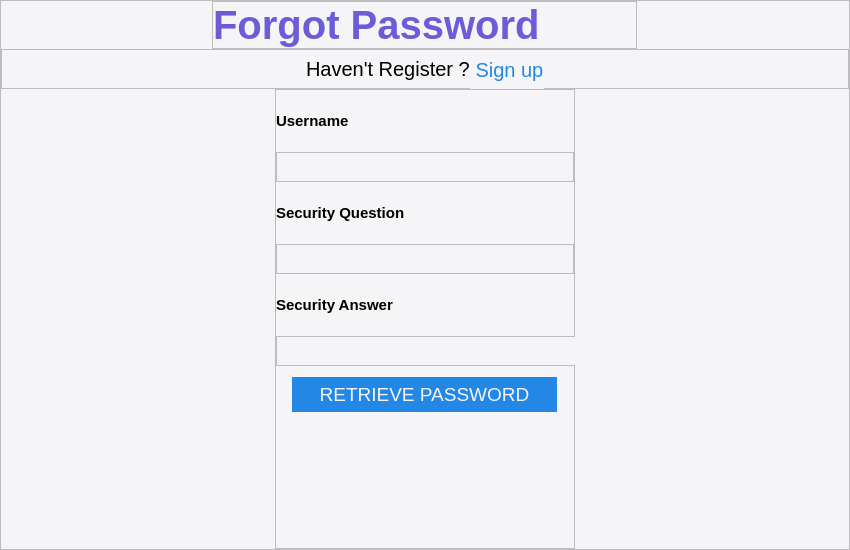
<?xml version="1.0" encoding="UTF-8"?>
<ui version="4.0">
 <class>Form</class>
 <widget class="QWidget" name="Form">
  <property name="geometry">
   <rect>
    <x>0</x>
    <y>0</y>
    <width>850</width>
    <height>550</height>
   </rect>
  </property>
  <property name="maximumSize">
   <size>
    <width>850</width>
    <height>550</height>
   </size>
  </property>
  <property name="windowTitle">
   <string>Form</string>
  </property>
  <layout class="QHBoxLayout" name="horizontalLayout">
   <property name="spacing">
    <number>0</number>
   </property>
   <property name="leftMargin">
    <number>0</number>
   </property>
   <property name="topMargin">
    <number>0</number>
   </property>
   <property name="rightMargin">
    <number>0</number>
   </property>
   <property name="bottomMargin">
    <number>0</number>
   </property>
   <item>
    <widget class="QFrame" name="background">
     <property name="sizePolicy">
      <sizepolicy hsizetype="Fixed" vsizetype="Fixed">
       <horstretch>0</horstretch>
       <verstretch>0</verstretch>
      </sizepolicy>
     </property>
     <property name="maximumSize">
      <size>
       <width>850</width>
       <height>550</height>
      </size>
     </property>
     <property name="styleSheet">
      <string notr="true">
	background-color: rgba(245,245,247,255);</string>
     </property>
     <property name="frameShape">
      <enum>QFrame::StyledPanel</enum>
     </property>
     <property name="frameShadow">
      <enum>QFrame::Raised</enum>
     </property>
     <layout class="QVBoxLayout" name="verticalLayout">
      <property name="spacing">
       <number>0</number>
      </property>
      <property name="leftMargin">
       <number>0</number>
      </property>
      <property name="topMargin">
       <number>0</number>
      </property>
      <property name="rightMargin">
       <number>0</number>
      </property>
      <property name="bottomMargin">
       <number>0</number>
      </property>
      <item alignment="Qt::AlignHCenter">
       <widget class="QFrame" name="frame">
        <property name="minimumSize">
         <size>
          <width>425</width>
          <height>0</height>
         </size>
        </property>
        <property name="maximumSize">
         <size>
          <width>425</width>
          <height>75</height>
         </size>
        </property>
        <property name="frameShape">
         <enum>QFrame::StyledPanel</enum>
        </property>
        <property name="frameShadow">
         <enum>QFrame::Raised</enum>
        </property>
        <layout class="QHBoxLayout" name="horizontalLayout_2">
         <property name="spacing">
          <number>0</number>
         </property>
         <property name="leftMargin">
          <number>0</number>
         </property>
         <property name="topMargin">
          <number>0</number>
         </property>
         <property name="rightMargin">
          <number>0</number>
         </property>
         <property name="bottomMargin">
          <number>0</number>
         </property>
         <item>
          <widget class="QLabel" name="label">
           <property name="minimumSize">
            <size>
             <width>0</width>
             <height>0</height>
            </size>
           </property>
           <property name="maximumSize">
            <size>
             <width>16777215</width>
             <height>16777215</height>
            </size>
           </property>
           <property name="font">
            <font>
             <pointsize>30</pointsize>
             <weight>75</weight>
             <bold>true</bold>
            </font>
           </property>
           <property name="styleSheet">
            <string notr="true">color :rgb(108,92,216);</string>
           </property>
           <property name="text">
            <string>Forgot Password</string>
           </property>
          </widget>
         </item>
        </layout>
       </widget>
      </item>
      <item>
       <widget class="QFrame" name="frame_2">
        <property name="maximumSize">
         <size>
          <width>16777215</width>
          <height>40</height>
         </size>
        </property>
        <property name="frameShape">
         <enum>QFrame::StyledPanel</enum>
        </property>
        <property name="frameShadow">
         <enum>QFrame::Raised</enum>
        </property>
        <layout class="QHBoxLayout" name="horizontalLayout_3">
         <property name="spacing">
          <number>0</number>
         </property>
         <property name="leftMargin">
          <number>0</number>
         </property>
         <property name="topMargin">
          <number>0</number>
         </property>
         <property name="rightMargin">
          <number>0</number>
         </property>
         <property name="bottomMargin">
          <number>0</number>
         </property>
         <item>
          <spacer name="horizontalSpacer">
           <property name="orientation">
            <enum>Qt::Horizontal</enum>
           </property>
           <property name="sizeHint" stdset="0">
            <size>
             <width>40</width>
             <height>20</height>
            </size>
           </property>
          </spacer>
         </item>
         <item>
          <widget class="QLabel" name="label_2">
           <property name="maximumSize">
            <size>
             <width>16777215</width>
             <height>40</height>
            </size>
           </property>
           <property name="font">
            <font>
             <pointsize>15</pointsize>
            </font>
           </property>
           <property name="text">
            <string>Haven't Register ?</string>
           </property>
          </widget>
         </item>
         <item>
          <widget class="QLabel" name="label_5">
           <property name="minimumSize">
            <size>
             <width>0</width>
             <height>40</height>
            </size>
           </property>
           <property name="maximumSize">
            <size>
             <width>16777215</width>
             <height>40</height>
            </size>
           </property>
           <property name="font">
            <font>
             <pointsize>15</pointsize>
            </font>
           </property>
           <property name="styleSheet">
            <string notr="true">color :rgb(34, 135, 229);
</string>
           </property>
           <property name="text">
            <string> Sign up</string>
           </property>
          </widget>
         </item>
         <item>
          <spacer name="horizontalSpacer_2">
           <property name="orientation">
            <enum>Qt::Horizontal</enum>
           </property>
           <property name="sizeHint" stdset="0">
            <size>
             <width>40</width>
             <height>20</height>
            </size>
           </property>
          </spacer>
         </item>
        </layout>
       </widget>
      </item>
      <item alignment="Qt::AlignHCenter">
       <widget class="QFrame" name="frame_3">
        <property name="minimumSize">
         <size>
          <width>300</width>
          <height>0</height>
         </size>
        </property>
        <property name="maximumSize">
         <size>
          <width>300</width>
          <height>16777215</height>
         </size>
        </property>
        <property name="frameShape">
         <enum>QFrame::StyledPanel</enum>
        </property>
        <property name="frameShadow">
         <enum>QFrame::Raised</enum>
        </property>
        <layout class="QVBoxLayout" name="verticalLayout_2">
         <property name="spacing">
          <number>0</number>
         </property>
         <property name="leftMargin">
          <number>0</number>
         </property>
         <property name="topMargin">
          <number>0</number>
         </property>
         <property name="rightMargin">
          <number>0</number>
         </property>
         <property name="bottomMargin">
          <number>120</number>
         </property>
         <item>
          <widget class="QLabel" name="label_3">
           <property name="minimumSize">
            <size>
             <width>0</width>
             <height>40</height>
            </size>
           </property>
           <property name="maximumSize">
            <size>
             <width>16777215</width>
             <height>40</height>
            </size>
           </property>
           <property name="font">
            <font>
             <pointsize>11</pointsize>
             <weight>75</weight>
             <bold>true</bold>
            </font>
           </property>
           <property name="text">
            <string>Username</string>
           </property>
          </widget>
         </item>
         <item>
          <widget class="QTextEdit" name="textEdit">
           <property name="minimumSize">
            <size>
             <width>0</width>
             <height>30</height>
            </size>
           </property>
           <property name="maximumSize">
            <size>
             <width>16777215</width>
             <height>30</height>
            </size>
           </property>
           <property name="font">
            <font>
             <pointsize>10</pointsize>
            </font>
           </property>
          </widget>
         </item>
         <item>
          <widget class="QLabel" name="label_4">
           <property name="minimumSize">
            <size>
             <width>0</width>
             <height>40</height>
            </size>
           </property>
           <property name="maximumSize">
            <size>
             <width>16777215</width>
             <height>40</height>
            </size>
           </property>
           <property name="font">
            <font>
             <pointsize>11</pointsize>
             <weight>75</weight>
             <bold>true</bold>
            </font>
           </property>
           <property name="text">
            <string>Security Question</string>
           </property>
          </widget>
         </item>
         <item>
          <widget class="QTextEdit" name="textEdit_2">
           <property name="maximumSize">
            <size>
             <width>16777215</width>
             <height>30</height>
            </size>
           </property>
           <property name="font">
            <font>
             <pointsize>10</pointsize>
            </font>
           </property>
          </widget>
         </item>
         <item>
          <widget class="QLabel" name="label_6">
           <property name="maximumSize">
            <size>
             <width>16777215</width>
             <height>40</height>
            </size>
           </property>
           <property name="font">
            <font>
             <pointsize>11</pointsize>
             <weight>75</weight>
             <bold>true</bold>
            </font>
           </property>
           <property name="text">
            <string>Security Answer</string>
           </property>
          </widget>
         </item>
         <item>
          <widget class="QTextEdit" name="textEdit_3">
           <property name="minimumSize">
            <size>
             <width>300</width>
             <height>30</height>
            </size>
           </property>
           <property name="maximumSize">
            <size>
             <width>300</width>
             <height>30</height>
            </size>
           </property>
           <property name="font">
            <font>
             <pointsize>10</pointsize>
            </font>
           </property>
          </widget>
         </item>
         <item alignment="Qt::AlignHCenter">
          <widget class="QPushButton" name="pushButton">
           <property name="minimumSize">
            <size>
             <width>265</width>
             <height>0</height>
            </size>
           </property>
           <property name="maximumSize">
            <size>
             <width>265</width>
             <height>35</height>
            </size>
           </property>
           <property name="font">
            <font>
             <pointsize>14</pointsize>
             <weight>50</weight>
             <bold>false</bold>
            </font>
           </property>
           <property name="styleSheet">
            <string notr="true">border-radius:20px;
background-color:rgb(34, 135, 229);
color:rgb(245, 245, 247);

</string>
           </property>
           <property name="text">
            <string>RETRIEVE PASSWORD</string>
           </property>
          </widget>
         </item>
        </layout>
       </widget>
      </item>
     </layout>
    </widget>
   </item>
  </layout>
 </widget>
 <resources/>
 <connections/>
</ui>
